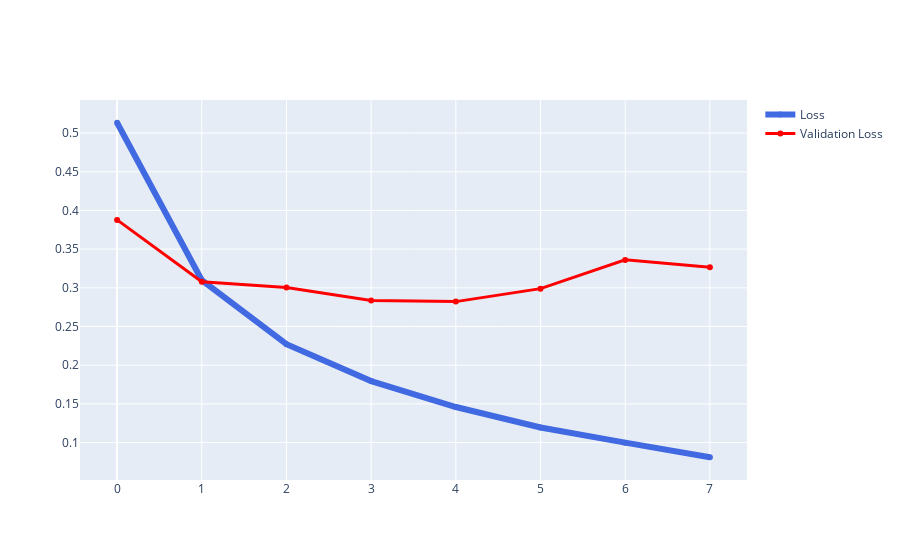

Notebook cell for this chart:
### Code cell
fig = go.Figure()
fig.add_trace(go.Scatter(y=loss_values, 
                         line=dict(color='royalblue', width=6),
                         name = 'Loss'))
fig.add_trace(go.Scatter(y=val_loss_values, 
                         line=dict(color='red', width=3),
                         name = 'Validation Loss'))
fig.show()

### Figure 1 — Plotly figure (JSON) as saved in the notebook; plotly's stock layout.template omitted (floating-point values rounded to 4 significant figures)
{"data": [{"line": {"color": "royalblue", "width": 6}, "name": "Loss", "type": "scatter", "y": [0.5133, 0.3098, 0.2271, 0.1794, 0.1459, 0.1196, 0.09989, 0.08105]}, {"line": {"color": "red", "width": 3}, "name": "Validation Loss", "type": "scatter", "y": [0.3878, 0.3079, 0.3003, 0.2835, 0.2822, 0.2989, 0.3361, 0.3265]}], "layout": {}}
